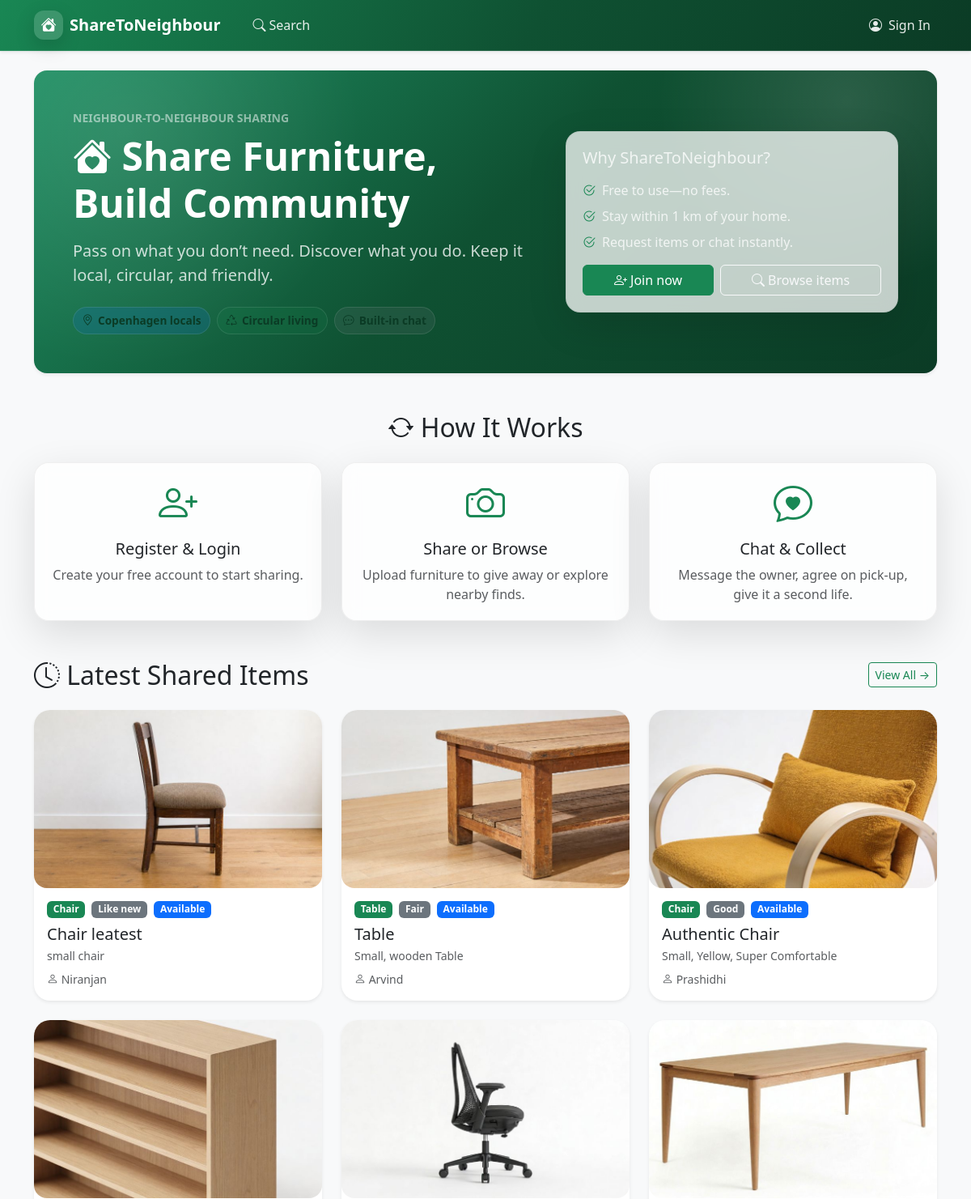
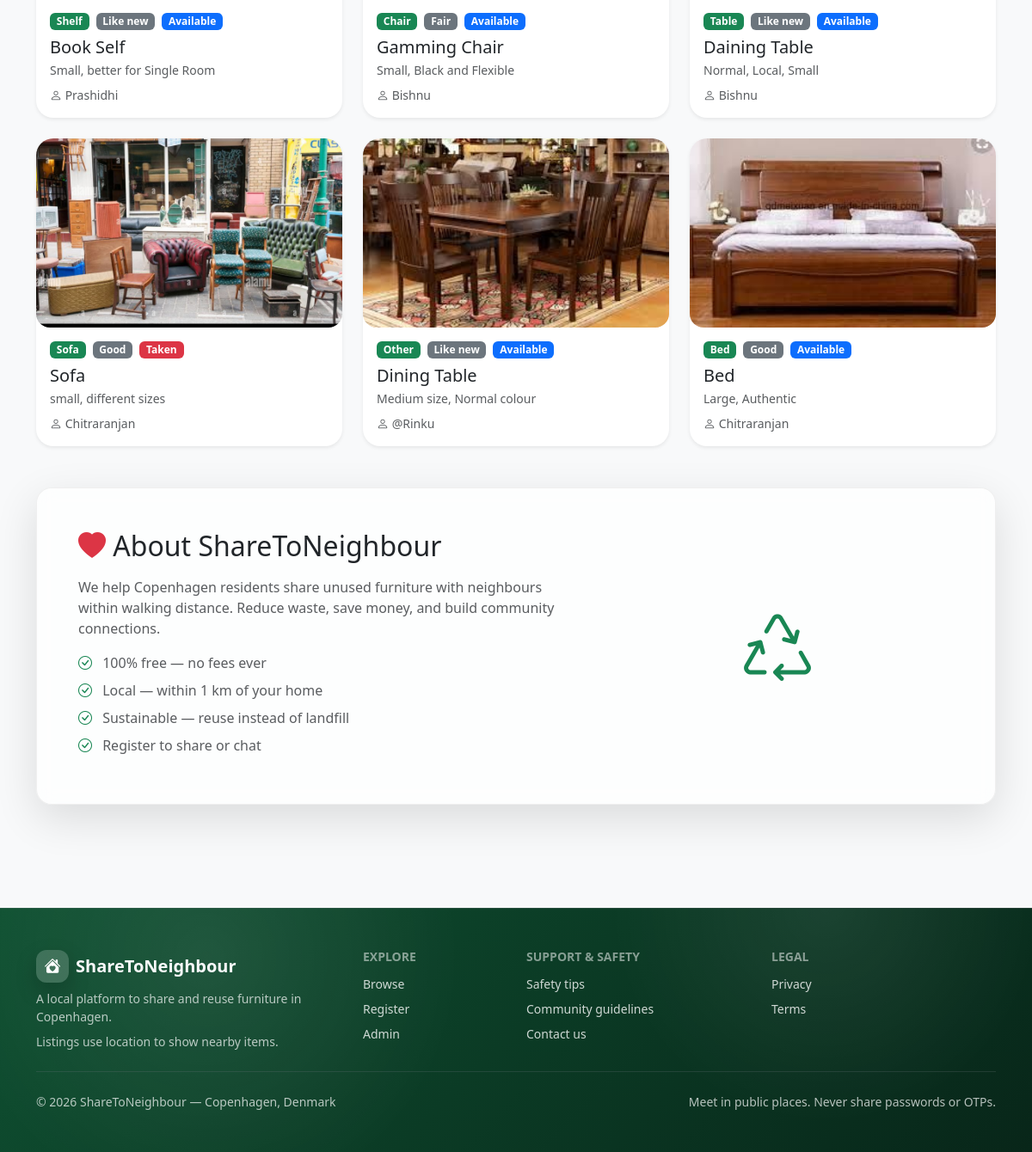
The page / on the database its author committed (2 pictures, top to bottom).
### tables this page shows
CREATE TABLE `furniture_items` (
  `id` int(11) NOT NULL,
  `user_id` int(11) NOT NULL,
  `title` varchar(150) NOT NULL,
  `description` text NOT NULL,
  `category` enum('sofa','table','chair','bed','shelf','desk','wardrobe','other') NOT NULL DEFAULT 'other',
  `condition_level` enum('like_new','good','fair','needs_repair') NOT NULL DEFAULT 'good',
  `photo` varchar(255) DEFAULT NULL,
  `video_link` varchar(500) DEFAULT NULL,
  `latitude` decimal(10,8) DEFAULT NULL,
  `longitude` decimal(11,8) DEFAULT NULL,
  `status` enum('available','requested','taken') NOT NULL DEFAULT 'available',
  `created_at` timestamp NOT NULL DEFAULT current_timestamp(),
  `updated_at` timestamp NOT NULL DEFAULT current_timestamp() ON UPDATE current_timestamp(),
  `accepted_request_id` int(11) DEFAULT NULL,
  `taken_at` datetime DEFAULT NULL,
  `is_deleted` tinyint(1) NOT NULL DEFAULT 0,
  `deleted_at` datetime DEFAULT NULL
);

CREATE TABLE `users` (
  `id` int(11) NOT NULL,
  `username` varchar(50) NOT NULL,
  `email` varchar(100) NOT NULL,
  `password_hash` varchar(250) DEFAULT NULL,
  `full_name` varchar(100) NOT NULL,
  `address` varchar(255) DEFAULT NULL,
  `latitude` decimal(10,8) DEFAULT 55.67610000,
  `longitude` decimal(11,8) DEFAULT 12.56830000,
  `avatar` varchar(255) DEFAULT 'default_avatar.png',
  `role` enum('user','admin') NOT NULL DEFAULT 'user',
  `created_at` timestamp NOT NULL DEFAULT current_timestamp(),
  `updated_at` timestamp NOT NULL DEFAULT current_timestamp() ON UPDATE current_timestamp(),
  `email_notifications` tinyint(1) NOT NULL DEFAULT 1,
  `postal_code` varchar(10) NOT NULL,
  `is_online` tinyint(1) NOT NULL DEFAULT 0,
  `last_seen` datetime DEFAULT NULL,
  `is_active` tinyint(1) NOT NULL DEFAULT 1,
  `disabled_at` datetime DEFAULT NULL,
  `disabled_reason` varchar(255) DEFAULT NULL,
  `reset_token_hash` varchar(64) DEFAULT NULL,
  `reset_token_expires_at` datetime DEFAULT NULL
);

### includes/auth.php (called while the page is built, shortened)
<?php
function isUserLoggedIn(): bool {
    return isset($_SESSION['user_id']) && $_SESSION['user_type'] === 'user';
}

### includes/config.php (called while the page is built, shortened)
<?php
function h(string $s): string {
    return htmlspecialchars($s, ENT_QUOTES, 'UTF-8');
}

### public/index.php (the view, shortened to what this page needs)
<?php
require_once __DIR__ . '/../includes/header.php';
$userLat = $userLng = null;
if ($userLat !== null && $userLng !== null) {
    $uid = currentUserId();
    $stmt = $conn->prepare("
    SELECT
        fi.*,
        u.username,
        (
          6371 * acos(
            cos(radians(?)) * cos(radians(u.latitude)) *
            cos(radians(u.longitude) - radians(?)) +
            sin(radians(?)) * sin(radians(u.latitude))
          )
        ) AS distance_km
    FROM furniture_items fi
    JOIN users u ON fi.user_id = u.id
    WHERE fi.is_deleted = 0 AND
    fi.status IN ('available','requested','taken')
      AND fi.user_id <> ?
      AND u.latitude IS NOT NULL AND u.longitude IS NOT NULL
    HAVING distance_km <= 1
    ORDER BY fi.created_at DESC
    LIMIT 9
");
    $stmt->bind_param('dddi', $userLat, $userLng, $userLat, $uid);
} else {
    $stmt = $conn->prepare("
        SELECT fi.*, u.username, NULL AS distance_km
        FROM furniture_items fi
        JOIN users u ON fi.user_id = u.id
        WHERE fi.is_deleted = 0 AND
        fi.status IN ('available','requested','taken')
        ORDER BY fi.created_at DESC
        LIMIT 9
    ");
}
$stmt->execute();
$latest = $stmt->get_result()->fetch_all(MYSQLI_ASSOC);
?>
<section class="hero-premium text-white rounded-4 p-5 p-lg-6 mb-5 shadow-sm">
    <div class="row align-items-center g-4">
        <div class="col-lg-7">
            <p class="text-uppercase small fw-semibold text-white-50 mb-2">Neighbour-to-Neighbour Sharing</p>
            <h1 class="display-5 fw-bold mb-3">
                <i class="bi bi-house-heart-fill"></i> Share Furniture, Build Community
            </h1>
            <p class="lead text-white-75 mb-4">
                Pass on what you don’t need. Discover what you do. Keep it local, circular, and friendly.
            </p>
            <div class="d-flex flex-wrap gap-2">
                <span class="pill-soft pill-primary"><i class="bi bi-geo-alt"></i> Copenhagen locals</span>
                <span class="pill-soft pill-success"><i class="bi bi-recycle"></i> Circular living</span>
                <span class="pill-soft pill-secondary"><i class="bi bi-chat-dots"></i> Built-in chat</span>
            </div>
        </div>
        <div class="col-lg-5">
            <div class="glass-card h-100">
                <h5 class="mb-3 text-white-75">Why ShareToNeighbour?</h5>
                <ul class="list-unstyled text-white-75 mb-0">
                    <li class="d-flex align-items-start gap-2 mb-2">
                        <i class="bi bi-check2-circle text-success"></i>
                        <span>Free to use—no fees.</span>
                    </li>
                    <li class="d-flex align-items-start gap-2 mb-2">
                        <i class="bi bi-check2-circle text-success"></i>
                        <span>Stay within 1 km of your home.</span>
                    </li>
                    <li class="d-flex align-items-start gap-2 mb-2">
                        <i class="bi bi-check2-circle text-success"></i>
                        <span>Request items or chat instantly.</span>
                    </li>
                </ul>
                <?php if (!isUserLoggedIn()): ?>
                    <div class="d-flex gap-2 mt-3">
                        <a href="<?= SITE_URL ?>/register.php" class="btn btn-success flex-fill">
                            <i class="bi bi-person-plus"></i> Join now
                        </a>
                        <a href="<?= SITE_URL ?>/browse.php" class="btn btn-outline-light flex-fill">
                            <i class="bi bi-search"></i> Browse items
                        </a>
                    </div>
                <?php else: ?>
                    <a href="<?= SITE_URL ?>/upload.php" class="btn btn-success w-100 mt-3">
                        <i class="bi bi-plus-circle"></i> Share an item
                    </a>
                <?php endif; ?>
            </div>
        </div>
    </div>
</section>
<?php if (!isUserLoggedIn()): ?>
    <section class="mb-5">
        <h2 class="text-center mb-4 text-dark"><i class="bi bi-arrow-repeat"></i> How It Works</h2>
        <div class="row g-4 text-center">
            <?php
            $steps = [
                ['icon' => 'person-plus', 'title' => 'Register & Login', 'desc' => 'Create your free account to start sharing.'],
                ['icon' => 'camera', 'title' => 'Share or Browse', 'desc' => 'Upload furniture to give away or explore nearby finds.'],
                ['icon' => 'chat-heart', 'title' => 'Chat & Collect', 'desc' => 'Message the owner, agree on pick-up, give it a second life.'],
            ];
            foreach ($steps as $step): ?>
                <div class="col-md-4">
                    <div class="glass-card h-100 text-dark">
                        <div class="display-5 text-success mb-3"><i class="bi bi-<?= $step['icon'] ?>"></i></div>
                        <h5><?= $step['title'] ?></h5>
                        <p class="text-muted mb-0"><?= $step['desc'] ?></p>
                    </div>
                </div>
            <?php endforeach; ?>
        </div>
    </section>
<?php endif; ?>
<section class="mb-5">
    <div class="d-flex justify-content-between align-items-center mb-4">
        <h2 class="mb-0"><i class="bi bi-clock-history"></i> Latest Shared Items</h2>
        <a href="<?= SITE_URL ?>/browse.php" class="btn btn-outline-success btn-sm">View All &rarr;</a>
    </div>
    <div class="row g-4">
        <?php if (empty($latest)): ?>
            <p class="text-muted text-center">
                <?php if ($userLat !== null && $userLng !== null): ?>
                    No items found within 1 km yet. Try <a href="<?= SITE_URL ?>/browse.php">View All</a>.
                <?php else: ?>
                    No furniture shared yet. Be the first!
                <?php endif; ?>
            </p>
        <?php else: ?>
            <?php foreach ($latest as $item):
                $status = $item['status'] ?? 'available';
                $statusClass = match ($status) {
                    'available' => 'bg-primary',
                    'requested' => 'bg-warning',
                    'taken'     => 'bg-danger',
                    default     => 'bg-secondary'
                };
            ?>
                <div class="col-md-4">
                    <a class="card h-100 shadow-sm item-card-link text-decoration-none" href="<?= SITE_URL ?>/item.php?id=<?= (int)$item['id'] ?>">
                        <div class="item-card-img rounded-4 overflow-hidden">
                            <img src="<?= UPLOAD_URL . '/' . h($item['photo'] ?: 'placeholder.jpg') ?>"
                                class="w-100 h-100 object-fit-cover" alt="<?= h($item['title']) ?>">
                        </div>
                        <div class="card-body d-flex flex-column">
                            <div class="d-flex gap-2 mb-2 flex-wrap">
                                <span class="badge bg-success"><?= h(ucfirst($item['category'])) ?></span>
                                <span class="badge bg-secondary"><?= h(ucfirst(str_replace('_', ' ', $item['condition_level']))) ?></span>
                                <span class="badge <?= $statusClass ?>"><?= h(ucfirst($status)) ?></span>
                            </div>
                            <h5 class="card-title text-dark mb-1"><?= h($item['title']) ?></h5>
                            <p class="card-text text-muted small flex-grow-1 mb-2">
                                <?= h(mb_strimwidth($item['description'], 0, 110, '…')) ?>
                            </p>
                            <div class="d-flex justify-content-between align-items-center text-muted small">
                                <span><i class="bi bi-person"></i> <?= h($item['username']) ?></span>
                            </div>
                        </div>
                    </a>
                </div>
            <?php endforeach; ?>
        <?php endif; ?>
    </div>
</section>
<section class="glass-card p-5 mb-5">
    <div class="row align-items-center g-4">
        <div class="col-md-7">
            <h2 class="mb-3"><i class="bi bi-heart-fill text-danger"></i> About ShareToNeighbour</h2>
            <p class="text-muted mb-3">We help Copenhagen residents share unused furniture with neighbours within walking distance. Reduce waste, save money, and build community connections.</p>
            <ul class="list-unstyled mb-0 text-muted">
                <li class="mb-2"><i class="bi bi-check-circle text-success me-2"></i> 100% free — no fees ever</li>
                <li class="mb-2"><i class="bi bi-check-circle text-success me-2"></i> Local — within 1 km of your home</li>
                <li class="mb-2"><i class="bi bi-check-circle text-success me-2"></i> Sustainable — reuse instead of landfill</li>
                <li class="mb-2"><i class="bi bi-check-circle text-success me-2"></i> Register to share or chat</li>
            </ul>
        </div>
        <div class="col-md-5 text-center">
            <div class="display-1 text-success"><i class="bi bi-recycle"></i></div>
        </div>
    </div>
</section>
<?php require_once __DIR__ . '/../includes/footer.php'; ?>

### rows shown on the page
furniture_items: photo (picture), category "Chair", condition_level "Like new", status "Available", title "Chair leatest", description "small chair", user.username "Niranjan"
furniture_items: photo (picture), category "Table", condition_level "Fair", status "Available", title "Table", description "Small, wooden Table", user.username "Arvind"
furniture_items: photo (picture), category "Chair", condition_level "Good", status "Available", title "Authentic Chair", description "Small, Yellow, Super Comfortable", user.username "Prashidhi"
furniture_items: photo (picture), category "Shelf", condition_level "Like new", status "Available", title "Book Self", description "Small, better for Single Room", user.username "Prashidhi"
furniture_items: photo (picture), category "Chair", condition_level "Fair", status "Available", title "Gamming Chair", description "Small, Black and Flexible", user.username "Bishnu"
furniture_items: photo (picture), category "Table", condition_level "Like new", status "Available", title "Daining Table", description "Normal, Local, Small", user.username "Bishnu"
furniture_items: photo (picture), category "Sofa", condition_level "Good", status "Taken", title "Sofa", description "small, different sizes", user.username "Chitraranjan"
furniture_items: photo (picture), category "Other", condition_level "Like new", status "Available", title "Dining Table", description "Medium size, Normal colour", user.username "@Rinku"
furniture_items: photo (picture), category "Bed", condition_level "Good", status "Available", title "Bed", description "Large, Authentic", user.username "Chitraranjan"

### other values the page prints
SITE_NAME "ShareToNeighbour"
$step['title'] "Register & Login"
$step['desc'] "Create your free account to start sharing."
$step['title'] "Share or Browse"
$step['desc'] "Upload furniture to give away or explore nearby finds."
$step['title'] "Chat & Collect"
$step['desc'] "Message the owner, agree on pick-up, give it a second life."
